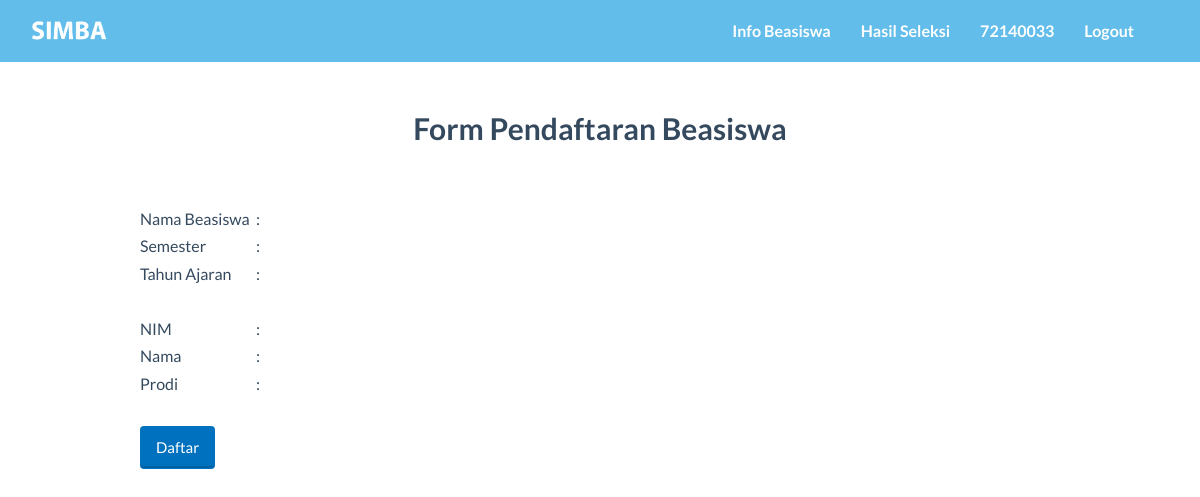
Before: /form_daftar_beasiswa.php (signed in) with the older database file.
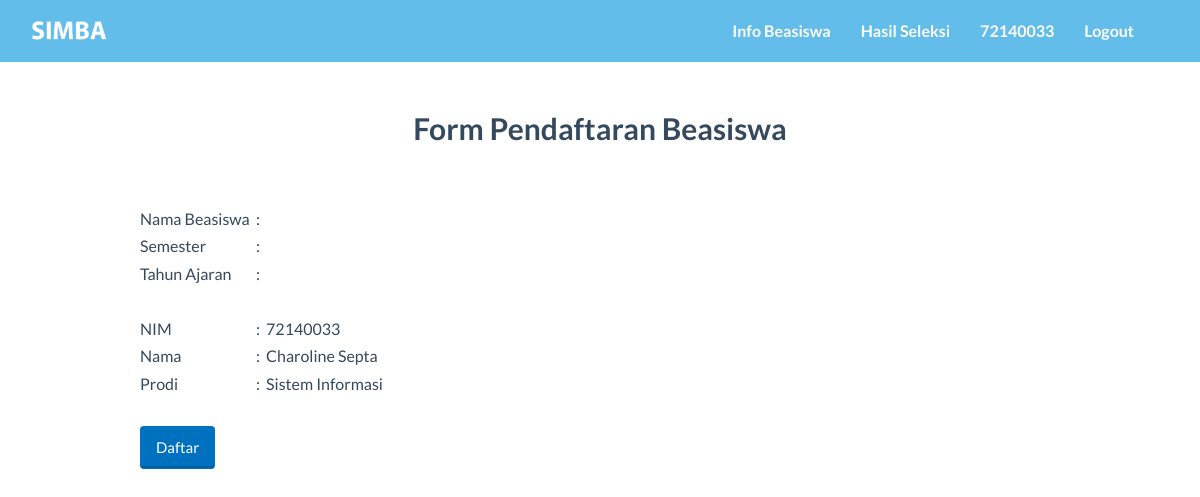
After: the same page with the newer database file.
### tables this page shows
CREATE TABLE `mahasiswa` (
  `NIM` char(8) NOT NULL,
  `kd_prodi` char(2) NOT NULL,
  `nama_mhs` varchar(99) NOT NULL,
  `gender` char(1) NOT NULL,
  `tgl_lahir` date NOT NULL,
  `email` varchar(99) NOT NULL,
  `alamat` varchar(999) NOT NULL,
  `kode_pos` char(5) NOT NULL,
  `no_telp` char(12) NOT NULL,
  `total_sks` int(11) NOT NULL
);

CREATE TABLE `ref_prodi` (
  `kd_prodi` char(2) NOT NULL,
  `nama_prodi` varchar(99) NOT NULL
);

### form_daftar_beasiswa.php (the view, shortened to what this page needs)
<?php
include ("function/login.php");
$kode_bsw_dipilih = $_GET['kd_bsw'];
$nim =  $_SESSION['session_id'];
$getDataMhs=mysqli_query($koneksi,"SELECT * FROM mahasiswa natural join ref_prodi where nim= $nim");
$rowMhs= mysqli_fetch_array($getDataMhs);
$getDataBsw=mysqli_query($koneksi,"SELECT * FROM beasiswa where kd_bsw= '$kode_bsw_dipilih'");
$rowBsw= mysqli_fetch_array($getDataBsw);
?>
<!DOCTYPE HTML>
<html>
<head>
  <link href="css/bootstrap.min.css" rel="stylesheet">
  <link href="font-awesome/css/font-awesome.min.css" rel="stylesheet">
  <link href="css/general.css" rel="stylesheet">
  <link href="css/custom.css" rel="stylesheet">
  <link href="css/owl.carousel.css" rel="stylesheet">
  <link href="css/owl.theme.css" rel="stylesheet">
  <link href="css/style.css" rel="stylesheet">
  <link href="css/animate.css" rel="stylesheet">
  <link rel="stylesheet" href="css/magnific-popup.css">
</head>
<body>
  <body>
    <nav class="navbar-default" role="navigation" style="position: fixed; top: 0px;">
      <div class="container">
        <a class="" href="index.php">
          <img src="img/logo2.png" height="45px" style="margin-top:8px; margin-left:0" id="logo"/>
        </a>
        <div class="collapse navbar-collapse navbar-right navbar-ex1-collapse stuckMenu">
          <ul class="nav navbar-nav">
            <li class="menuItem"><a href="index.php#infoBeasiswa">Info Beasiswa </a></li>
            <li class="menuItem"><a href="index.php#hasilSeleksi">Hasil Seleksi </a></li>
            <?php
            if(isset($_SESSION['login_user'])){
              $username= $_SESSION['login_user'];
              echo'<li class="menuItem"><a>'.$username.'</a></li>';
              echo '<li class="menuItem"><a href="function/logout.php">Logout</a></li>';
            } else {
              echo'<li class="menuItem"><a href="form_login.php">Login</a></li>';
            }
            ?>
          </ul>
        </div>
      </div>
    </nav>
    <div class="container">
      <br/><br/><br/>
      <h3 class="text-center">Form Pendaftaran Beasiswa</h3>
      <br/> <br/>
      <div class="col-lg-1 col-md-1"></div>
      <div class="col-md-10 col-lg-10">
        <form action="function/upload.php" class="form-inline " method="POST" enctype="multipart/form-data">
          <table>
            <tr>
                <td> Nama Beasiswa </td>
                <td> &nbsp : &nbsp</td>
                <td><?php echo $rowBsw['nama_bsw']; ?></td>
            </tr>
            <tr>
                <td> Semester </td>
                <td> &nbsp : &nbsp</td>
                <td><?php echo $rowBsw['semt']; ?></td>
            </tr>
            <tr>
                <td> Tahun Ajaran </td>
                <td> &nbsp : &nbsp</td>
                <td><?php echo $rowBsw['thn_ajar']; ?><br/></td>
            </tr>
            <tr>
              <td>&nbsp</td>
              <td>&nbsp</td>
              <td>&nbsp</td>
            </tr>
            <tr>
                <td> NIM</td>
                <td> &nbsp : &nbsp</td>
                <td><?php echo $rowMhs['NIM']; ?></td>
            </tr>
            <tr>
                <td> Nama </td>
                <td> &nbsp : &nbsp</td>
                <td><?php echo $rowMhs['nama_mhs']; ?></td>
            </tr>
            <tr>
                <td>Prodi </td>
                <td> &nbsp : &nbsp</td>
                <td><?php echo $rowMhs['nama_prodi']; ?></td>
            </tr>
            <tr>
              <td>&nbsp</td>
              <td>&nbsp</td>
              <td>&nbsp</td>
            </tr>
            </table>
            <input type="submit" name="submit" id="submit" value="Daftar" class="btn btn-embossed wow tada btn-embossed btn-primary text-center " style="margin-right: 42.5%">
        </form>
      </div>
    </div>
  </body>
  </html>

Changed rows visible on the page:
added mahasiswa: NIM "72140033", nama_mhs "Charoline Septa", kd_prodi.nama_prodi "Sistem Informasi"
